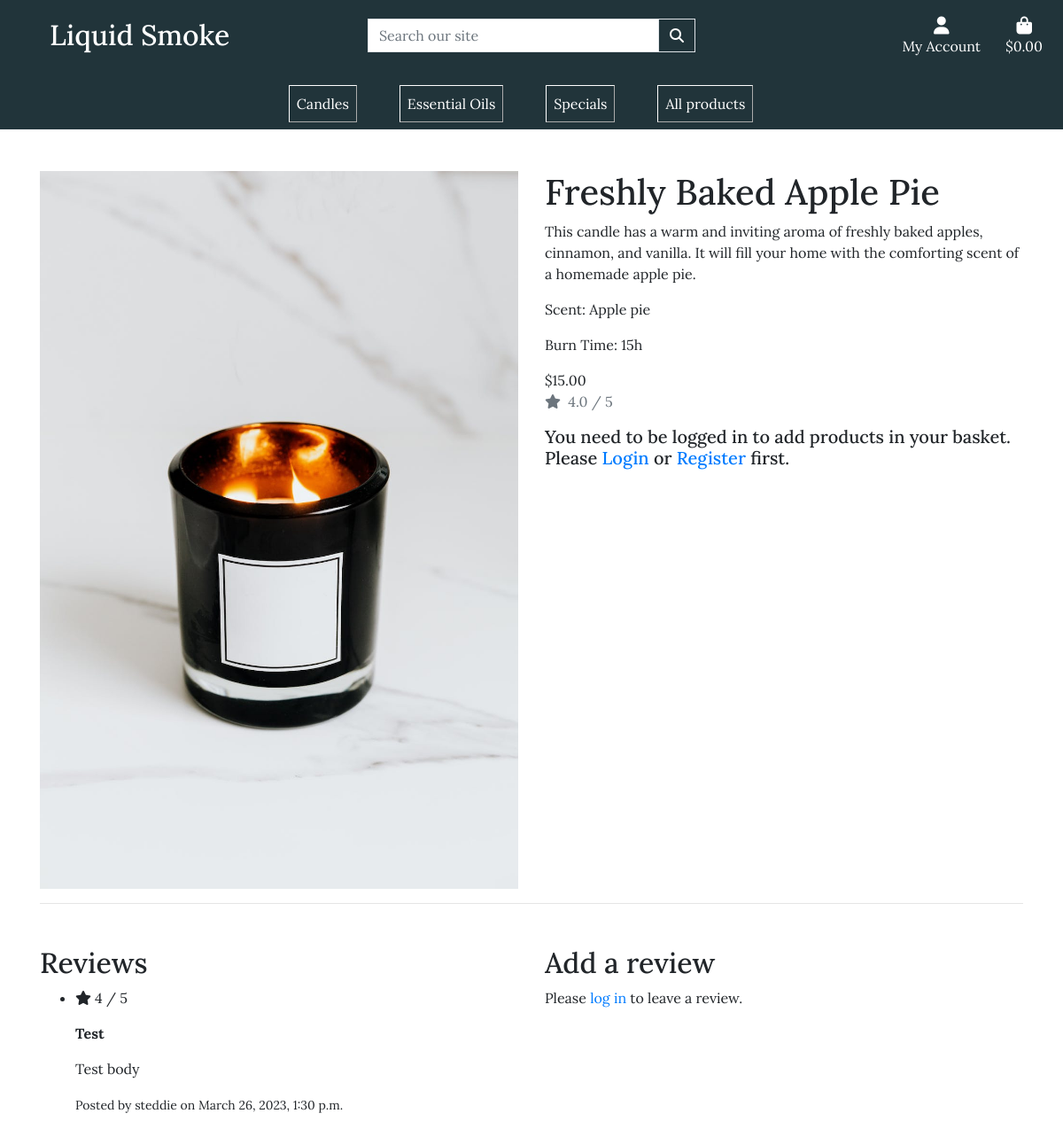
Page /product/3/ on the committed database.
### catalog/models.py (models this page shows, shortened)
class Product(models.Model):
    name = models.CharField(max_length=255)
    description = models.TextField()
    price = models.DecimalField(max_digits=6, decimal_places=2)
    discounted_price = models.DecimalField(max_digits=6,
                                           decimal_places=2,
                                           null=True,
                                           blank=True)
    image = models.ImageField(upload_to='product_images/')
    is_available = models.BooleanField(default=True)
    categories = models.ManyToManyField(Category, blank=True)
    class Meta:
        verbose_name_plural = 'products'
    def avg_rating(self):
        reviews = self.reviews.filter(approved=True)
        if reviews.count() > 0:
            return reviews.aggregate(Avg('rating'))['rating__avg']
        else:
            return None

class Candle(Product):
    scent = models.CharField(max_length=255)
    burn_time = models.CharField(max_length=50)

class Review(models.Model):
    product = models.ForeignKey(Product, on_delete=models.CASCADE,
                                related_name='reviews')
    user = models.ForeignKey(User, on_delete=models.CASCADE)
    title = models.CharField(max_length=255)
    body = models.TextField()
    rating = models.IntegerField(
        choices=((1, '1'), (2, '2'), (3, '3'), (4, '4'), (5, '5')))
    created_at = models.DateTimeField(auto_now_add=True)
    updated_at = models.DateTimeField(auto_now=True)
    approved = models.BooleanField(default=False)
    class Meta:
        unique_together = ('product', 'user')

### catalog/views.py (the view)
def product_details(request, product_id):
    product = get_object_or_404(Product, pk=product_id)
    if request.method == 'POST':
        if 'review_form' in request.POST:
            form = ReviewForm(request.POST)
            if form.is_valid():
                review = Review(
                    product=product,
                    user=request.user,
                    title=form.cleaned_data['title'],
                    body=form.cleaned_data['body'],
                    rating=form.cleaned_data['rating']
                )
                review.save()
        else:
            form = ReviewForm()
    else:
        form = ReviewForm()
    reviews = Review.objects.filter(product=product, approved=True)
    context = {
        'product': product,
        'reviews': reviews,
        'form': form,
    }
    return render(request, 'home/product_details.html', context)

### catalog/forms.py
class ReviewForm(forms.ModelForm):
    class Meta:
        model = Review
        fields = ('title', 'body', 'rating')
        labels = {
            'title': 'Title',
            'body': 'Body',
            'rating': 'Rating',
        }
        widgets = {
            'title': forms.TextInput(attrs={'class': 'form-control'}),
            'body': forms.Textarea(attrs={'class': 'form-control'}),
            'rating': forms.Select(attrs={'class': 'form-control'}),
        }

### catalog/templates/home/product_details.html (shortened to what this page needs)
{% extends 'base.html' %}
{% load custom_filters %}
{% load crispy_forms_tags %}
{% block content %}
<div class="container my-5">
    <div class="row">
        <div class="col-md-6">
            <img src="{{ product.image.url }}" alt="{{ product.name }}" class="img-fluid">
        </div>
        <div class="col-md-6">
            <h1>{{ product.name }}</h1>
            <p>{{ product.description }}</p>
            {% if product.candle %}
            <p class="card-text">Scent: {{ product.candle.scent }}</p>
            <p class="card-text">Burn Time: {{ product.candle.burn_time }}</p>
            {% elif product.essentialoil %}
            <p class="card-text">Scent: {{ product.essentialoil.scent }}</p>
            <p class="card-text">Volume: {{ product.essentialoil.volume }}</p>
            {% endif %}
            {% if product.discounted_price %}
            <del>${{ product.price }}</del> <span class="discount">${{ product.discounted_price }}</span>
            {% else %}
            ${{ product.price }}
            {% endif %}
            <p class="text-muted">
                <i class="fas fa-star mr-1"></i>
                {% if product.avg_rating %}
                  {{ product.avg_rating|floatformat:1 }} / 5
                {% else %}
                  No rating
                {% endif %}
              </p>
            {% if request.user.is_authenticated %}
            <form method="POST" action="{% url 'add_to_basket' product.id %}">
                {% csrf_token %}
                <input type="hidden" name="product_id" value="{{ product.id }}">
                <label for="quantity">Quantity:</label>
                <select id="quantity" name="quantity">
                    {% for i in 10|make_range:1 %}
                    <option value="{{ i }}">{{ i }}</option>
                    {% endfor %}
                </select>
                <button type="submit" class="btn btn-primary">Add to Basket</button>
            </form>
            {% else %}
            <h5>You need to be logged in to add products in your basket. Please <a href="{% url 'account_login' %}">Login</a> or <a href="{% url 'account_signup' %}">Register</a> first.</h5>
            {% endif %}
        </div>
    </div>
    <hr>
    <div class="row my-5">
        <div class="col-md-6">
            <h2>Reviews</h2>
            {% if reviews %}
                <ul>
                    {% for review in reviews %}
                        <li>
                            <p><i class="fas fa-star mr-1"></i>{{ review.rating }} / 5</p>
                            <p><strong>{{ review.title }}</strong></p>
                            <p>{{ review.body }}</p>
                            <small>Posted by {{ review.user.username }} on {{ review.created_at }}</small>
                        </li>
                    {% endfor %}
                </ul>
            {% else %}
                <p>No reviews yet. Be the first to leave a review!</p>
            {% endif %}
        </div>
        <div class="col-md-6">
            <h2>Add a review</h2>
            {% if request.user.is_authenticated %}
            <form method="POST" action="">
                {% csrf_token %}
                <div class="form-group">
                    <label for="id_title">Title</label>
                    <input type="text" class="form-control" id="id_title" name="title" required>
                </div>
                <div class="form-group">
                    <label for="id_body">Body</label>
                    <textarea class="form-control" id="id_body" name="body" rows="3" required></textarea>
                </div>
                <div class="form-group">
                    <label for="id_rating">Rating</label>
                    <select class="form-control" id="id_rating" name="rating" required>
                        {% for i in 5|make_range:1 %}
                        <option value="{{ i }}">{{ i }}</option>
                        {% endfor %}
                    </select>
                </div>
                <button type="submit" class="btn btn-primary" name="review_form">Submit</button>
            </form>
            {% else %}
            <p>Please <a href="{% url 'account_login' %}">log in</a> to leave a review.</p>
            {% endif %}
        </div>
    </div>
</div>
{% endblock %}

### static/css/base.css (style rules this page uses)
html { height: 100%; scroll-behavior: smooth; }
body { padding-top: 145px; font-family: 'Lora', serif; font-size: 1rem; }

### rows in the picture
Product: image (picture), name "Freshly Baked Apple Pie", description "This candle has a warm and inviting aroma of freshly baked apples, cinnamon, and vanilla. It will fill your home with the comforting scent of a homemade apple pie.", candle.scent "Apple pie", candle.burn_time "15h", price "15.00", avg_rating "4.0"
Review: rating "4", title "Test", body "Test body", user.username "steddie", created_at "March 26, 2023, 1:30 p.m."
